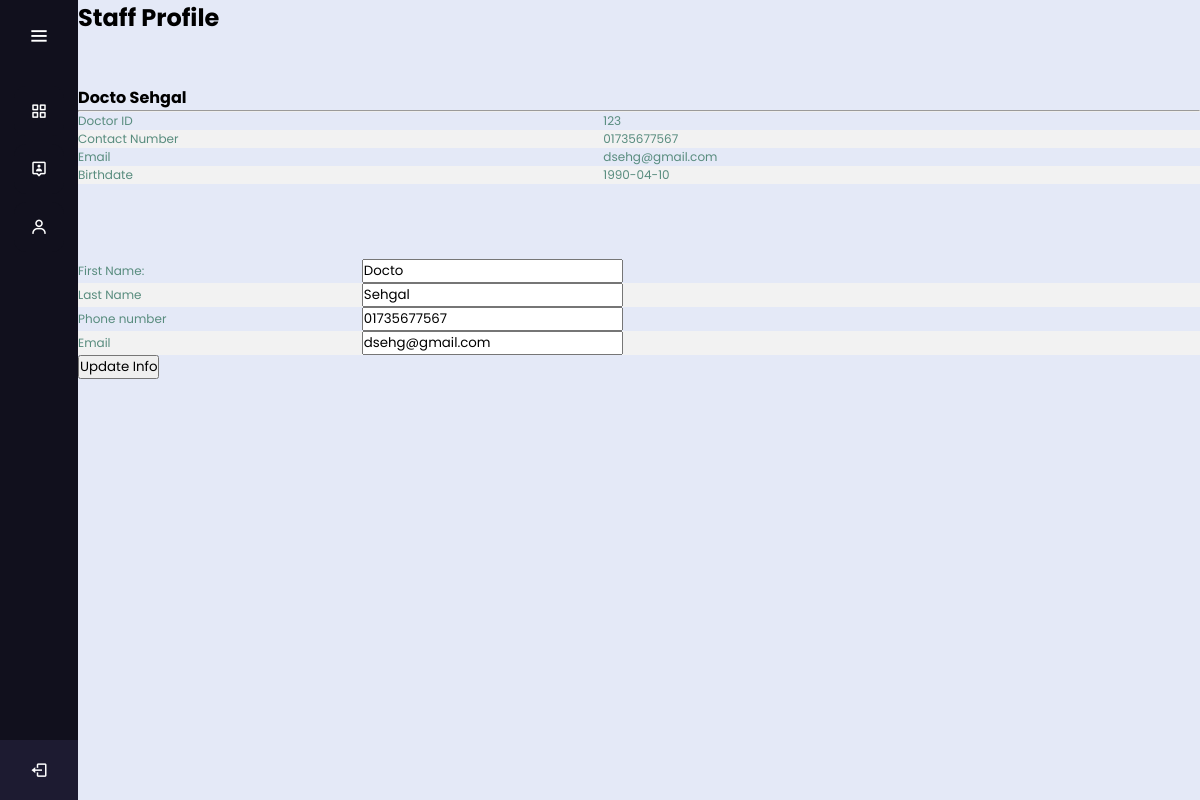
The app's page /clinic/doctorprofile.php (signed in) with its own data.
### tables this page shows
CREATE TABLE `doctor` (
  `icDoctor` varchar(100) NOT NULL,
  `password` varchar(20) NOT NULL,
  `doctorId` int(3) NOT NULL,
  `doctorFirstName` varchar(50) NOT NULL,
  `doctorLastName` varchar(50) NOT NULL,
  `doctorAddress` varchar(100) NOT NULL,
  `doctorPhone` varchar(15) NOT NULL,
  `doctorEmail` varchar(20) NOT NULL,
  `doctorDOB` date NOT NULL
);

### clinic/doctorprofile.php (the view, shortened to what this page needs)
<?php
include_once '../assets/conn/dbconnect.php';
$usersession = $_SESSION['doctorSession'];
$res=mysqli_query($con,"SELECT * FROM doctor WHERE doctorId=".$usersession);
$userRow=mysqli_fetch_array($res,MYSQLI_ASSOC);
?>
<!DOCTYPE html>
<html lang="en" dir="ltr">
  <head>
    <link rel="stylesheet" href="style.css">
    <link href='https://unpkg.com/boxicons@2.0.7/css/boxicons.min.css' rel='stylesheet'>
   </head>
<body>
<div class="sidebar">
    <div class="logo-details">
        <i class='bx bx-menu' id="btn" ></i>
    </div>
    <ul class="nav-list">
      <li>
         <a href="doctordashboard.php">
          <i class='bx bx-grid-alt'></i>
        </a>
      </li>
     <li>
       <a href="patientlist.php">
       <i class='bx bx-user-pin'></i>
       </a>
     </li>
     <li>
         <a href="doctorprofile.php">
         <i class='bx bx-user'></i>
        </a>
      </li>
     <li class="profile">
         <a href="logout.php?logout"><i class='bx bx-log-out' id="log_out" ></i></a>
     </li>
    </ul>
  </div>
  <section class="home-section">
                            <h2>
                            Staff Profile
                            </h2><br><br>
                                    <h4><?php echo $userRow['doctorFirstName']; ?> <?php echo $userRow['doctorLastName']; ?></h4>
                                <hr />
                                        <table>
                                            <tbody>
                                                <tr>
                                                    <td>Doctor ID</td>
                                                    <td><?php echo $userRow['doctorId']; ?></td>
                                                </tr>
                                                <tr>
                                                    <td>Contact Number</td>
                                                    <td><?php echo $userRow['doctorPhone']; ?>
                                                    </td>
                                                </tr>
                                                <tr>
                                                    <td>Email</td>
                                                    <td><?php echo $userRow['doctorEmail']; ?>
                                                    </td>
                                                </tr>
                                                <tr>
                                                    <td>Birthdate</td>
                                                    <td><?php echo $userRow['doctorDOB']; ?>
                                                    </td>
                                                </tr>
                                            </tbody>
                                        </table><br><br><br>
                                        <form action="<?php $_PHP_SELF ?>" method="post" >
                                            <table>
                                                <tbody>
                                                    <tr>
                                                        <td>First Name:</td>
                                                        <td><input type="text" class="form-control" name="doctorFirstName" value="<?php echo $userRow['doctorFirstName']; ?>"  /></td>
                                                    </tr>
                                                    <tr>
                                                        <td>Last Name</td>
                                                        <td><input type="text" class="form-control" name="doctorLastName" value="<?php echo $userRow['doctorLastName']; ?>"  /></td>
                                                    </tr>
                                                    <tr>
                                                        <td>Phone number</td>
                                                        <td><input type="text" class="form-control" name="doctorPhone" value="<?php echo $userRow['doctorPhone']; ?>"  /></td>
                                                    </tr>
                                                    <tr>
                                                        <td>Email</td>
                                                        <td><input type="text" class="form-control" name="doctorEmail" value="<?php echo $userRow['doctorEmail']; ?>"  /></td>
                                                    </tr>
                                                    <tr>
                                                        <td>
                                                            <input type="submit" name="submit" class="btn btn-info" value="Update Info"></td>
                                                        </tr>
                                                    </tbody>
                                                </table>
                                            </form>
    </section>
    </body>
</html>

### clinic/style.css (style rules this page uses)
* { margin: 0; padding: 0; box-sizing: border-box; font-family: "Poppins" , sans-serif; }
.sidebar { position: fixed; left: 0; top: 0; height: 100%; width: 78px; background: #11101D; padding: 6px 14px; z-index: 99; transition: all 0.5s ease; }
.sidebar .logo-details { height: 60px; display: flex; align-items: center; position: relative; }
.sidebar .logo-details #btn { position: absolute; top: 50%; right: 0; transform: translateY(-50%); font-size: 22px; transition: all 0.4s ease; font-size: 23px; text-align: center; cursor: pointer; transition: all 0.5s ease; }
.sidebar i { color: #fff; height: 60px; min-width: 50px; font-size: 28px; text-align: center; line-height: 60px; }
.sidebar .nav-list { margin-top: 20px; height: 100%; }
.sidebar li { position: relative; margin: 8px 0; list-style: none; }
.sidebar li a { display: flex; height: 100%; width: 100%; border-radius: 12px; align-items: center; text-decoration: none; transition: all 0.4s ease; background: #11101D; }
.sidebar li i { height: 50px; line-height: 50px; font-size: 18px; border-radius: 12px; }
.sidebar li.profile { position: fixed; height: 60px; width: 78px; left: 0; bottom: -8px; padding: 10px 14px; background: #1d1b31; transition: all 0.5s ease; overflow: hidden; }
.sidebar .profile #log_out { position: absolute; top: 50%; right: 0; transform: translateY(-50%); background: #1d1b31; width: 100%; height: 60px; line-height: 60px; border-radius: 0px; transition: all 0.5s ease; }
.home-section { position: relative; background: #E4E9F7; min-height: 100vh; top: 0; left: 78px; width: calc(100% - 78px); transition: all 0.5s ease; z-index: 2; }

### clinic/doctorprofile.php (style rules this page uses)
table { border-collapse: collapse; width: 100%; color: #588c7e; font-family: monospace; font-size: 12px; text-align: left; }
tr:nth-child(even) { background-color: #f2f2f2; }

### records on screen
doctor: doctorFirstName "Docto", doctorLastName "Sehgal", doctorId "123", doctorPhone "01735677567", doctorEmail "dsehg@gmail.com", doctorDOB "1990-04-10"
